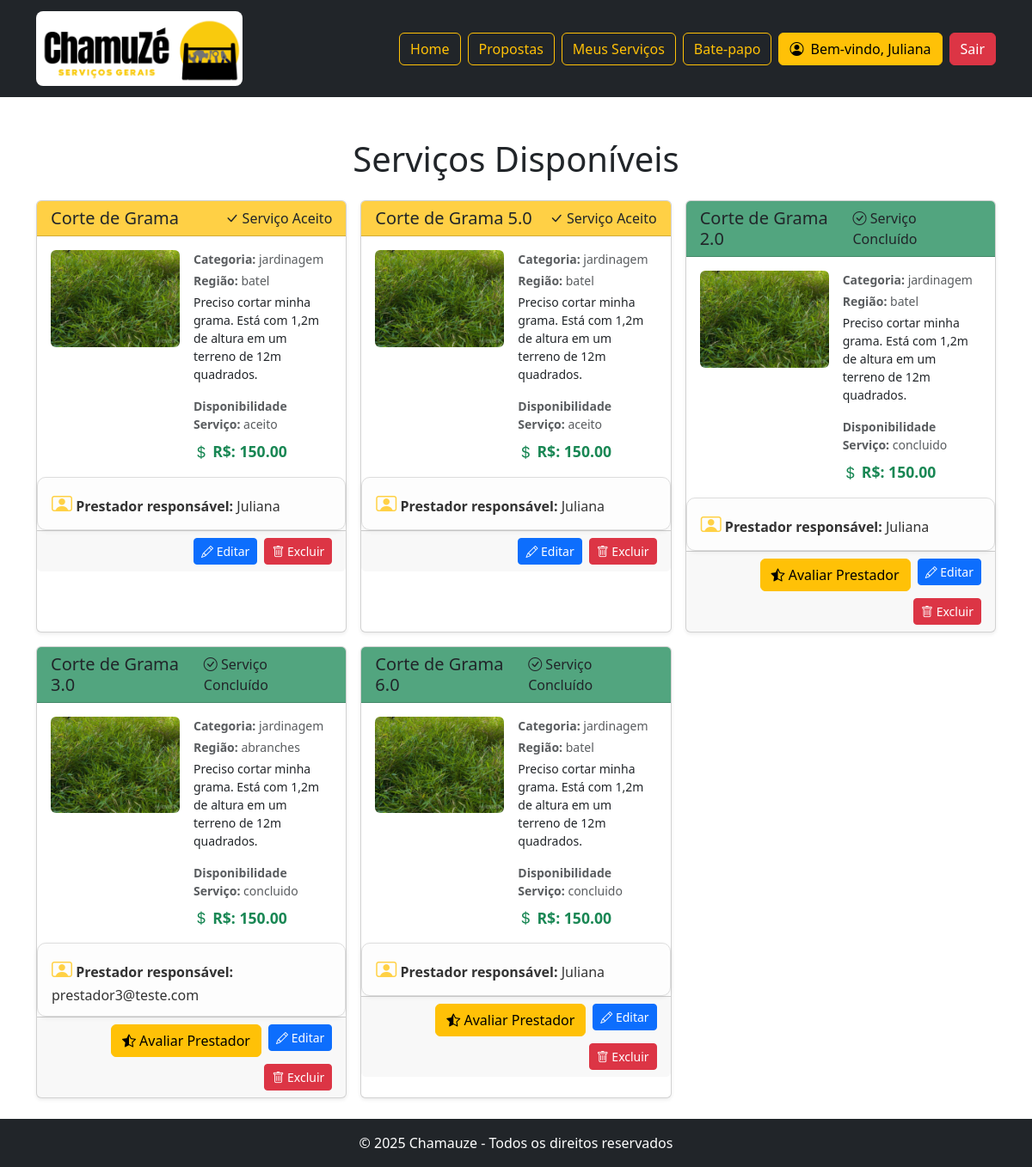
/solicitante/visualizarServicos.php (signed in), run on the app's committed database.
### tables this page shows
CREATE TABLE `servico` (
  `id_servico` int(11) NOT NULL AUTO_INCREMENT,
  `descricao` text NOT NULL,
  `titulo` varchar(255) NOT NULL,
  `img_servico` varchar(255) NOT NULL,
  `categoria` varchar(255) NOT NULL,
  `status_servico` enum('disponivel','aceito','concluido') DEFAULT 'disponivel',
  `local_servico` varchar(100) NOT NULL,
  `preco` decimal(10,2) NOT NULL,
  `id_solicitante` int(11) DEFAULT NULL,
  `id_prestador` int(11) DEFAULT NULL,
  PRIMARY KEY (`id_servico`),
  KEY `id_solicitante` (`id_solicitante`),
  KEY `id_prestador` (`id_prestador`),
  CONSTRAINT `servico_ibfk_1` FOREIGN KEY (`id_solicitante`) REFERENCES `solicitante` (`id_solicitante`),
  CONSTRAINT `servico_ibfk_2` FOREIGN KEY (`id_prestador`) REFERENCES `prestador` (`id_prestador`) ON DELETE CASCADE
);

CREATE TABLE `usuario` (
  `id_usuario` int(11) NOT NULL AUTO_INCREMENT,
  `nome` varchar(100) NOT NULL,
  `sobrenome` varchar(150) NOT NULL,
  `email` varchar(150) NOT NULL,
  `senha` varchar(255) NOT NULL,
  `cpf` varchar(11) NOT NULL,
  `telefone` varchar(30) NOT NULL,
  `nacionalidade` varchar(50) NOT NULL,
  `data_nascimento` date NOT NULL,
  `nota_reputacao` decimal(3,2) NOT NULL,
  `genero` enum('F','M','O') NOT NULL,
  `tipo_perfil` enum('administrador','prestador','solicitante') NOT NULL,
  PRIMARY KEY (`id_usuario`)
);

### config/conexao.php (called while the page is built)
<?php
if (!function_exists('conectaDB')) {
    function conectaDB()
    {
        static $conexao = null;
        if ($conexao === null) {
            $host = 'localhost:3306';
            $db_name = 'chamuze';
            $user_name = 'root';
            $password = '';
            try {
                $conexao = new mysqli($host, $user_name, $password, $db_name);
            } catch (mysqli_sql_exception $e) {
                $erro = "../config/erro_db.php";
                if (!headers_sent()) {
                    header("Location: $erro");
                    $_POST['erro'] = $conexao->connect_error;
                    exit;
                } else {
                    echo "<script>window.location.href='$erro';</script>";
                    $_POST['erro'] = $conexao->connect_error;
                    exit;
                }
            }
        }
        return $conexao;
    }
}

### classes/Servico.php (called while the page is built, shortened)
<?php
class Servico
{
    private $conexao;
    public function __construct()
    {
        include __DIR__ . '/../config/conexao.php';
        $this->conexao = conectaDB();
    }
    public function buscarPorSolicitante($id_usuario)
    {
        $sql = "SELECT * FROM servico
                WHERE id_solicitante = ?
                ORDER BY
                    CASE
                        WHEN status_servico = 'disponivel' THEN 1
                        WHEN status_servico = 'aceito' THEN 2
                        WHEN status_servico = 'concluido' THEN 3
                        ELSE 4
                    END";
        $stmt = $this->conexao->prepare($sql);
        $stmt->bind_param("i", $id_usuario);
        $stmt->execute();
        $result = $stmt->get_result();
        return $result->fetch_all(MYSQLI_ASSOC);
    }
}
?>

### helpers/biblioteca.php (called while the page is built, shortened)
<?php
include "../config/conexao.php";
$conexao = conectaDB();
function buscarPrestadorNoBancoPeloId($id){
    global $conexao;
    $sql = "SELECT * FROM usuario LEFT JOIN prestador ON usuario.id_usuario = prestador.id_prestador WHERE id_usuario = ?";
    $stmt = $conexao->prepare($sql);
    $stmt->bind_param("i", $id);
    $stmt->execute();
    $result = $stmt->get_result();
    return $result->fetch_assoc();
}
?>

### solicitante/visualizarServicos.php (the view, shortened to what this page needs)
<?php
include "../helpers/biblioteca.php";
include "../classes/Servico.php";
$servico = new Servico();
$servicos = $servico->buscarPorSolicitante($_SESSION['usuario']['id_usuario']);
?>
<!DOCTYPE html>
<html lang="pt-br">
<head>
    <link href="https://cdn.jsdelivr.net/npm/bootstrap@5.3.3/dist/css/bootstrap.min.css" rel="stylesheet">
    <link rel="stylesheet" href="../assets/css/estrelas.css">
    <link rel="stylesheet" href="../assets/css/estilo.css">
    <link rel="stylesheet" href="https://cdn.jsdelivr.net/npm/bootstrap-icons/font/bootstrap-icons.css">
</head>
<body class="d-flex flex-column min-vh-100">
    <main class="container flex-grow-1 py-4">
        <h1 class="text-center mt-4 mb-4">Serviços Disponíveis</h1>
        <div class="row row-cols-1 row-cols-md-2 row-cols-lg-3 g-3">
            <?php foreach ($servicos as $row):
                if ($row['status_servico'] == "aceito") {
                    $heaerCard = "card-header bg-warning bg-opacity-75 d-flex justify-content-between";
                    $letraCardAceito = "block";
                    $letraCardConcluido = "none";
                    $stiloPrestadorResponsavel = "block";
                    $visibilidadeBotaoAvaliacaoPrestador = "none";
                } else if ($row['status_servico'] == "concluido") {
                    $heaerCard = "card-header bg-success bg-opacity-75 d-flex justify-content-between";
                    $letraCardAceito = "none";
                    $letraCardConcluido = "block";
                    $visibilidadeBotaoAvaliacaoPrestador = "block";
                    $stiloPrestadorResponsavel = "block";
                }
            ?>
                <div class="col">
                    <div class="card shadow-sm h-100">
                        <div class="<?= $heaerCard ?>">
                            <h5 class="card-title mb-0"><?= $row['titulo'] ?></h5>
                            <div style="display:<?= $letraCardAceito ?>">
                                <i class="bi bi-check-lg"></i> Serviço Aceito
                            </div>
                            <div style="display:<?= $letraCardConcluido ?>">
                                <i class="bi bi-check-circle"></i> Serviço Concluído
                            </div>
                        </div>
                        <div class="row-1">
                            <div class="card-body d-flex flex-column flex-md-row">
                                <div class="flex-shrink-0 me-md-3 mb-3 mb-md-0 text-center">
                                    <img src="<?= $row['img_servico'] ?>" class="img-fluid rounded" alt="Imagem do Serviço"
                                        style="max-width: 150px; max-height: 150px; object-fit: cover;">
                                </div>
                                <div class="flex-grow-1">
                                    <p class="text-muted mb-1 small"><strong>Categoria:</strong> <?= $row['categoria'] ?></p>
                                    <p class="text-muted mb-1 small"><strong>Região:</strong> <?= $row['local_servico'] ?></p>
                                    <p class="card-text small"><?= $row['descricao'] ?></p>
                                    <p class="text-muted mb-2 small"><strong>Disponibilidade Serviço:</strong>
                                        <?= $row['status_servico'] ?></p>
                                    <p class="fw-bold text-success mb-0" style="font-size: 1.1em;">
                                        <i class="bi bi-currency-dollar"></i> R$: <?= $row['preco'] ?>
                                    </p>
                                </div>
                            </div>
                        </div>
                        <div class="row-2">
                            <form action="../prestador/paginaPrestador.php" method="GET">
                                <?php $prestador = buscarPrestadorNoBancoPeloId($row['id_prestador']) ?>
                                <button class="botao-prestador-responsavel"
                                        style="display:<?= $stiloPrestadorResponsavel ?>"
                                        name="id_prestador"
                                        value="<?= $row['id_prestador'] ?>">
                                    <strong><i class="bi bi-person-video"></i> Prestador responsável:</strong> <?= $prestador['nome'] ?>
                                </button>
                            </form>
                        </div>
                        <div class="card-footer d-flex flex-wrap justify-content-end gap-2">
                            <form action="#">
                                <button type="button" class="btn btn-warning" style="display: <?= $visibilidadeBotaoAvaliacaoPrestador ?>" data-bs-toggle="modal" data-bs-target="#avaliarModal<?= $row['id_servico'] ?>">
                                    <i class="bi bi-star-half"></i> Avaliar Prestador
                                </button>
                            </form>
                            <form method="POST" action="updateServico.php" class="d-inline">
                                <button type="submit" name="btn-editar" class="btn btn-primary btn-sm">
                                    <i class="bi bi-pencil"></i> Editar
                                </button>
                            </form>
                            <form method="POST" action="../controller/deleteServicoController.php"
                                id="form-excluir-<?= $row['id_servico'] ?>" class="d-inline">
                                <button type="button" class="btn btn-danger btn-sm"
                                    onclick="confirmarExclusao(<?= $row['id_servico'] ?>)">
                                    <i class="bi bi-trash"></i> Excluir
                                </button>
                            </form>
                        </div>
                    </div>
                </div>
            <?php endforeach; ?>
        </div>
    </main>
    <?php include "../footer.php"; ?>
</body>
</html>

### assets/css/estilo.css (style rules this page uses)
.botao-prestador-responsavel { display: flex; align-items: center; gap: 10px; padding: 12px 16px; border-radius: 10px; background-color: #fdfdfd; border: 1px solid #ddd; box-shadow: 0 2px 5px rgba(0, 0, 0, 0.05); color: #333; font-size: 1rem; text-align: left; width: 100%; cursor: pointer; text-decoration: none; transition: background-color 0.3s ease, transform 0.2s ease; }
.botao-prestador-responsavel i { font-size: 1.5rem; color: #FFD145; }

### data on the page
servico: titulo "Corte de Grama", img_servico (picture), categoria "jardinagem", local_servico "batel", descricao "Preciso cortar minha grama. Está com 1,2m de altura em um terreno de 12m quadrados.", status_servico "aceito", preco "150.00", usuario.nome "Juliana"
servico: titulo "Corte de Grama 5.0", img_servico (picture), categoria "jardinagem", local_servico "batel", descricao "Preciso cortar minha grama. Está com 1,2m de altura em um terreno de 12m quadrados.", status_servico "aceito", preco "150.00", usuario.nome "Juliana"
servico: titulo "Corte de Grama 2.0", img_servico (picture), categoria "jardinagem", local_servico "batel", descricao "Preciso cortar minha grama. Está com 1,2m de altura em um terreno de 12m quadrados.", status_servico "concluido", preco "150.00", usuario.nome "Juliana"
servico: titulo "Corte de Grama 3.0", img_servico (picture), categoria "jardinagem", local_servico "abranches", descricao "Preciso cortar minha grama. Está com 1,2m de altura em um terreno de 12m quadrados.", status_servico "concluido", preco "150.00", usuario.nome "prestador3@teste.com"
servico: titulo "Corte de Grama 6.0", img_servico (picture), categoria "jardinagem", local_servico "batel", descricao "Preciso cortar minha grama. Está com 1,2m de altura em um terreno de 12m quadrados.", status_servico "concluido", preco "150.00", usuario.nome "Juliana"

### other printed values
$nomeUsuario "Juliana"
